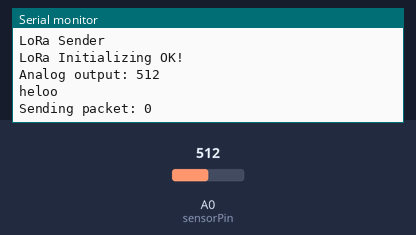
Bench run of a sketch on a simulated Arduino Uno, built with avr-gcc and run on an emulated ATmega328P. Parts: the last lines printed to the serial monitor. The inputs (shaded band) are chosen by the test bench; at power-on: A0 (sensorPin) = 512. No radio packets arrive unless stated.

Above: at 1.8 s.
1.9 s: A0 (sensorPin) set to 716
At 4.4 s:
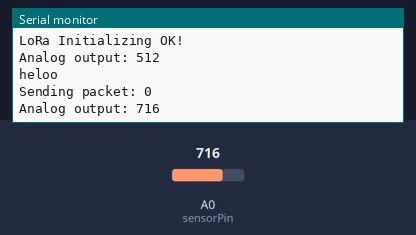
4.5 s: A0 (sensorPin) set to 900
At 6.5 s:
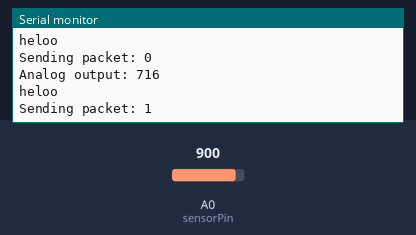
Timing chart, 0 to 8.0 s (numbered marks = the images above; inputs shaded):
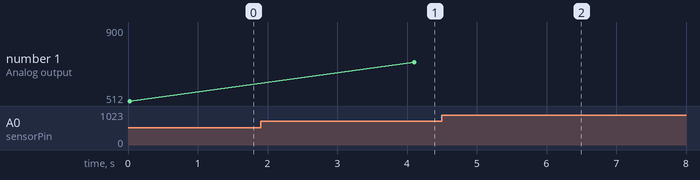

Measured:
- after the input at 1.9 s, the serial monitor: prints a new line after 2.2 s (image 1)
- plotted number 1: 512 → 716 after the input at 1.9 s, 716 → 900 after the input at 4.5 s

The sketch:

success_transmitting_moisture_value.ino
```cpp
#include <SPI.h>
#include <LoRa.h>
#include <Wire.h>
//#include <Adafruit_GFX.h>
//#include <Adafruit_SSD1306.h>
//#include <DHT.h>

//#define SCREEN_WIDTH 128 // OLED display width, in pixels
//#define SCREEN_HEIGHT 64 // OLED display height, in pixels

// Declaration for an SSD1306 display connected to I2C (SDA, SCL pins)
//#define OLED_RESET      -1  // Reset pin # (or -1 if sharing Arduino reset pin)
//Adafruit_SSD1306 display(SCREEN_WIDTH, SCREEN_HEIGHT, &Wire, OLED_RESET);

//#define DHTPIN 0          //pin where the dht11 is connected
#define ss 15
#define rst 16
#define dio0 2
int counter = 0;

#define sensorPower 7
#define sensorPin A0

//DHT dht(DHTPIN, DHT11);
void setup()
{
  Serial.begin(115200);
/*{
  Serial.begin(115200);
  dht.begin();

  // SSD1306_SWITCHCAPVCC = generate display voltage from 3.3V internally
  if(!display.begin(SSD1306_SWITCHCAPVCC, 0x3C)) { // Address 0x3D for 128x64
    Serial.println(F("SSD1306 allocation failed"));
    for(;;); // Don't proceed, loop forever
  }*/

  while (!Serial);
  Serial.println("LoRa Sender");
  LoRa.setPins(ss, rst, dio0);
    if (!LoRa.begin(433E6)) {
    Serial.println("Starting LoRa failed!");
    delay(100);
    while (1);

    pinMode(sensorPower, OUTPUT);

  // Initially keep the sensor OFF
  digitalWrite(sensorPower, LOW);
  Serial.begin(115200);
  }
  LoRa.setSyncWord(0xF3);
  Serial.println("LoRa Initializing OK!");
}

  /*display.display();
  delay(2);
  display.clearDisplay();
}*/

void loop()
{
  //float h = dht.readHumidity();
  //float t = dht.readTemperature();

  /*if (isnan(h) || isnan(t))
  {
  Serial.println("Failed to read from DHT sensor!");
  return;
  }*/
  {
  //get the reading from the function below and print it
  Serial.print("Analog output: ");
  Serial.println(readSensor());

  delay(1000);
  }
  Serial.print("heloo");
  //Serial.print(t);
  //Serial.print(" degrees Celcius, Humidity: ");
  //Serial.println(h);
  Serial.println();
  Serial.print("Sending packet: ");
  Serial.println(counter);
  //LoRa.beginPacket();
  //LoRa.print("hello ");
  //LoRa.print(counter);
  //LoRa.endPacket();

 // counter++;

  //delay(10000);

 /* display.clearDisplay();
  display.setTextSize(2);             // Normal 1:1 pixel scale
  display.setTextColor(WHITE);        // Draw white text
  display.setCursor(0,0);             // Start at top-left corner
  display.print(F("Pkt No:"));
  display.print(counter);*/

 /* display.setCursor(0,20);
  display.print("Tem:");
  display.print(t);
  display.print("C");

  display.setCursor(0,40);
  display.print("Hum:");
  display.print(h);
  display.print("%");
  display.display();*/

  // send packet
  LoRa.beginPacket();
  LoRa.print(F("Pkt No:"));
  LoRa.println(counter);
  LoRa.print("iam back ");
  LoRa.print("moisture is:");
  LoRa.print(readSensor());

  /*LoRa.print("Temp: ");
  LoRa.print(t);
  LoRa.println("°C");

  LoRa.print("Hum:  ");
  LoRa.print(h);
  LoRa.print("%");
  LoRa.println("");*/

  LoRa.endPacket();

  counter++;

  delay(3000);
}

int readSensor() {
  digitalWrite(sensorPower, HIGH);  // Turn the sensor ON
  delay(10);              // Allow power to settle
  int val = analogRead(sensorPin);  // Read the analog value form sensor
  digitalWrite(sensorPower, LOW);   // Turn the sensor OFF
  return val;             // Return analog moisture value
}
```
